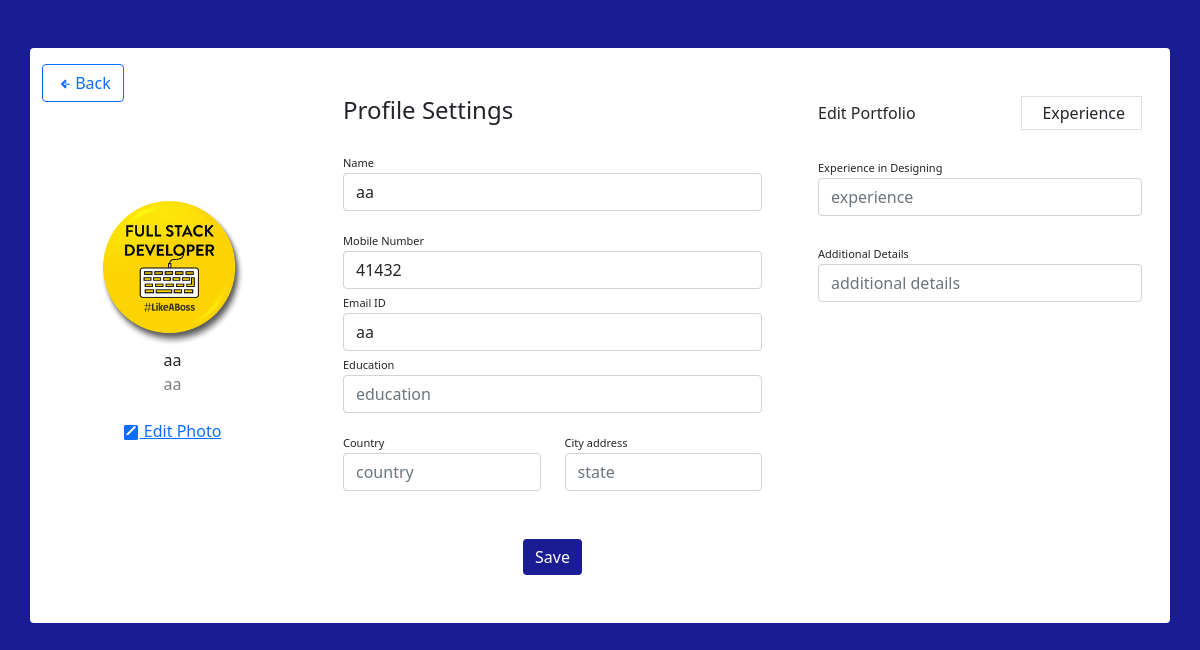
The app's page /profile_freelance.php?user_id=3 (signed in) with its own data.
### tables this page shows
CREATE TABLE `users` (
  `id` int(11) NOT NULL,
  `name` varchar(255) NOT NULL,
  `username` varchar(50) NOT NULL,
  `password` varchar(100) NOT NULL,
  `email` varchar(100) NOT NULL,
  `foto_profil` varchar(255) NOT NULL,
  `no_hp` varchar(255) NOT NULL,
  `education` varchar(255) NOT NULL,
  `country` varchar(255) NOT NULL,
  `city_address` varchar(255) NOT NULL,
  `role` enum('klien','freelancer','admin') NOT NULL
);

### profile_freelance.php (the view, shortened to what this page needs)
<?php
include 'config.php';
if (isset($_GET['user_id'])) {
    $user_id = $_GET['user_id'];
    $sql = "SELECT * FROM `users` WHERE id=$user_id";
    $result = $conn->query($sql);
    $user = [];
    if ($result) {
        while ($row = $result->fetch_assoc()) {
            $user[] = $row;
        }
    } else {
        echo "Error in SQL query: " . $conn->error;
        die;
    }
}
?>
<!DOCTYPE html>
<html lang="en">
<head>
    <link href="https://cdn.jsdelivr.net/npm/bootstrap@5.0.0-alpha1/dist/css/bootstrap.min.css" rel="stylesheet">
    <link rel="stylesheet" href="./assets/css/profile.css">
</head>
<body>
    <div class="container rounded bg-white mt-5 mb-5">
        <div class="row">
            <div class="col-md-3 border-right">
                <div class="text-left mt-3">
                    <a href="dashboardfreelance.php" class="btn btn-outline-primary">
                        Back
                    </a>
                </div>
                <div class="d-flex flex-column align-items-center text-center p-3 py-5"><img class="rounded-circle mt-5"
                        width="150px" src="./assets/img/users/<?= $user[0]['foto_profil'] ?>"><span
                        class="font-weight-bold"><?= $user[0]['name'] ?>
                    </span><span class="text-black-50"><?= $user[0]['email'] ?></span><span> </span>
                    <form action="process_update_fotoProfilfreelance.php" method="POST" enctype="multipart/form-data">
                        <div class="mt-3">
                            <label for="editPhoto" class="btn btn-link">
                                Edit Photo
                            </label>
                        </div>
                    </form>
                </div>
            </div>
            <div class="col-md-5 border-right">
                <div class="p-3 py-5">
                    <div class="d-flex justify-content-between align-items-center mb-3">
                        <h4 class="text-right">Profile Settings</h4>
                    </div>
                    <form method="POST" action="process_update_profile_freelance.php">
                        <div class="row mt-2">
                            <div class="col-md-12">
                                <label class="labels">Name</label>
                                <input type="text" class="form-control" placeholder="Full name" name="name"
                                    value="<?= $user[0]['name'] ?>">
                            </div>
                        </div>
                        <div class="row mt-3">
                            <div class="col-md-12">
                                <label class="labels">Mobile Number</label>
                                <input type="text" class="form-control" placeholder="Enter phone number" name="nohp"
                                    value="<?= $user[0]['no_hp'] ?>">
                            </div>
                            <div class="col-md-12">
                                <label class="labels">Email ID</label>
                                <input type="text" class="form-control" placeholder="Enter email id" name="email"
                                    value="<?= $user[0]['email'] ?>">
                            </div>
                            <div class="col-md-12">
                                <label class="labels">Education</label>
                                <input type="text" class="form-control" placeholder="education" name="education"
                                    value="<?= $user[0]['education'] ?>">
                            </div>
                        </div>
                        <div class="row mt-3">
                            <div class="col-md-6">
                                <label class="labels">Country</label>
                                <input type="text" class="form-control" placeholder="country" name="country"
                                    value="<?= $user[0]['country'] ?>">
                            </div>
                            <div class="col-md-6">
                                <label class="labels">City address</label>
                                <input type="text" class="form-control" value="<?= $user[0]['city_address'] ?>"
                                    placeholder="state" name="city">
                            </div>
                        </div>
                        <div class="mt-5 text-center">
                            <button class="btn btn-primary profile-button" type="submit"
                                onclick="return confirm('Apakah Anda yakin ingin menyimpan perubahan?')">Save</button>
                        </div>
                    </form>
                </div>
            </div>
            <div class="col-md-4">
                <div class="p-3 py-5">
                    <div class="d-flex justify-content-between align-items-center experience"><span>Edit
                            Portfolio</span><span class="border px-3 p-1 add-experience">&nbsp;Experience</span></div><br>
                    <div class="col-md-12"><label class="labels">Experience in Designing</label><input type="text"
                            class="form-control" placeholder="experience" value=""></div> <br>
                    <div class="col-md-12"><label class="labels">Additional Details</label><input type="text"
                            class="form-control" placeholder="additional details" value=""></div>
                </div>
            </div>
        </div>
    </div>
</body>
</html>

### assets/css/profile.css (style rules this page uses)
body { background: rgba(1, 4, 136, 0.9); }
.profile-button { background:rgba(1, 4, 136, 0.9); box-shadow: none; border: none }
.labels { font-size: 11px }

### records on screen
users: foto_profil (picture), name "aa", email "aa", nohp "41432"
